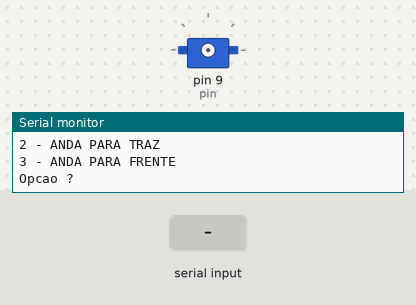
Simulated run of this sketch. Board: Arduino Uno, built with avr-gcc and run on an emulated ATmega328P. Parts: servo, the last lines printed to the serial monitor. Inputs (shaded band) come from the test bench.

Above: at 1.2 s.
1.3 s: "1" received over Serial
2.8 s: "3" received over Serial
At 3.7 s:
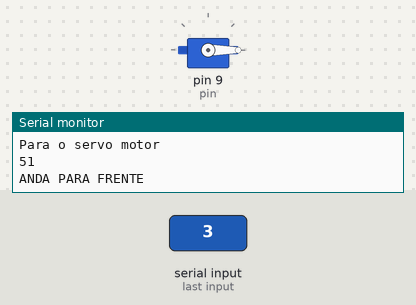
4.3 s: "2" received over Serial
At 4.9 s:
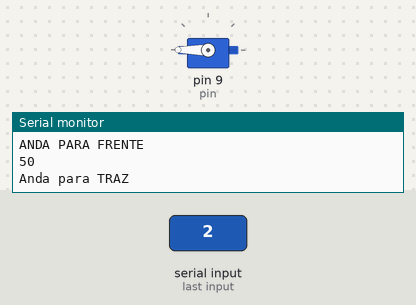
Timing chart, 0 to 7.3 s (numbered marks = the images above; inputs shaded):
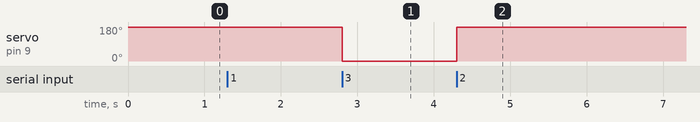

The sketch:

Exemplo4_ServoMotor_SerialMonitor.ino
```cpp
#include <Servo.h>

Servo myservo;
int pin = 9;
int flag = 0;
int i;
int char_in;
void setup()
{
  pinMode(pin,OUTPUT);
  Serial.begin(9600);
  colocaMenu();
}
void loop(){
  //piscaled() ;
  if(Serial.available() > 0 ) {
    char_in = Serial.read() ;
    if(char_in != -1) {
      Serial.println(char_in) ;
      switch (char_in) {
      case '1':
        myservo.attach(pin) ;
        myservo.write(180) ;
        Serial.println("Para o servo motor") ;
        break;
      case '2':
        myservo.attach(pin,880,2400) ;
        myservo.write(180) ;
        Serial.println("Anda para TRAZ") ;
        break;
      case '3':
        myservo.attach(pin,880,2400) ;
        myservo.write(0) ;
        Serial.println("ANDA PARA FRENTE") ;
        break;
      default :
        Serial.println("Opcao Invalida") ;
        break;
      }
    }
  }
}
void colocaMenu() {
  Serial.println("Teste de motor servo") ;
  Serial.println("Selecione :") ;
  Serial.println("1 - PARAR O MOTOR") ;
  Serial.println("2 - ANDA PARA TRAZ") ;
  Serial.println("3 - ANDA PARA FRENTE") ;
  Serial.println("Opcao ? ") ;
}
```

Measured:
- after the input at 2.8 s, servo on pin 9 (pin): 180° → 0° at once
- after the input at 4.3 s, servo on pin 9 (pin): 0° → 180° at once
